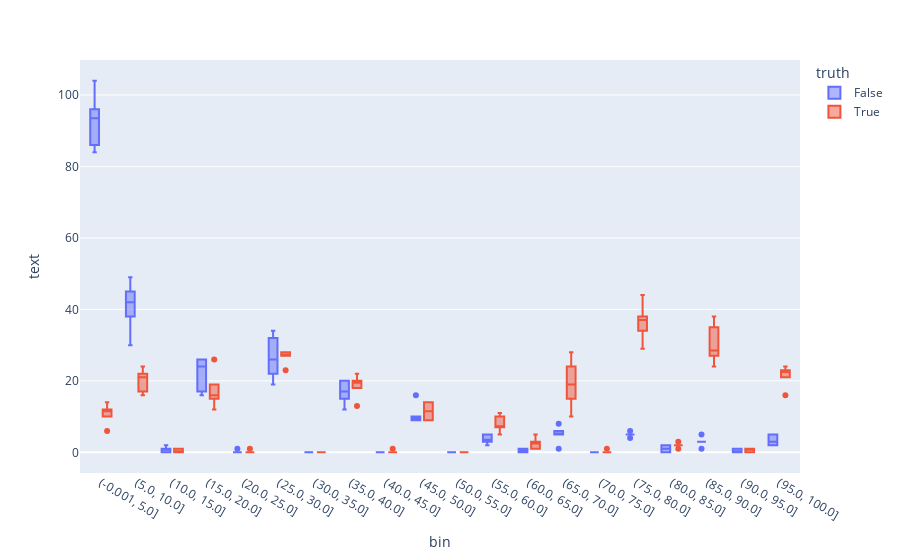

Source (notebook cell):
### Code cell
import numpy as np
import plotly.express as px
df["bin"] = pd.cut(df['hate_speech_probability']*100, bins=np.arange(0, 105, 5),include_lowest=True)
df['bin'] = df["bin"].apply(lambda bin: str(bin))

df_grouped = df.groupby(["bin", "model", "truth"]).count().reset_index()
fig = px.box(df_grouped, x="bin", y="text", color="truth", hover_name="model")
fig.show()

### Figure 1 — Plotly figure (JSON) as saved in the notebook; plotly's stock layout.template omitted (floating-point values rounded to 4 significant figures)
{"data": [{"alignmentgroup": "True", "hovertemplate": "<b>%{hovertext}</b><br><br>truth=False<br>bin=%{x}<br>text=%{y}<extra></extra>", "hovertext": ["codellama-34b-instruct", "llama-2-70b-chat", "mistral-7b-instruct", "mixtral-8x7b-instruct", "pplx-70b-chat", "pplx-7b-chat", "codellama-34b-instruct", "llama-2-70b-chat", "mistral-7b-instruct", "mixtral-8x7b-instruct", "pplx-70b-chat", "pplx-7b-chat", "codellama-34b-instruct", "llama-2-70b-chat", "mistral-7b-instruct", "mixtral-8x7b-instruct", "pplx-70b-chat", "pplx-7b-chat", "codellama-34b-instruct", "llama-2-70b-chat", "mistral-7b-instruct", "mixtral-8x7b-instruct", "pplx-70b-chat", "pplx-7b-chat", "codellama-34b-instruct", "llama-2-70b-chat", "mistral-7b-instruct", "mixtral-8x7b-instruct", "pplx-70b-chat", "pplx-7b-chat", "codellama-34b-instruct", "llama-2-70b-chat", "mistral-7b-instruct", "mixtral-8x7b-instruct", "pplx-70b-chat", "pplx-7b-chat", "codellama-34b-instruct", "llama-2-70b-chat", "mistral-7b-instruct", "mixtral-8x7b-instruct", "pplx-70b-chat", "pplx-7b-chat", "codellama-34b-instruct", "llama-2-70b-chat", "mistral-7b-instruct", "mixtral-8x7b-instruct", "pplx-70b-chat", "pplx-7b-chat", "codellama-34b-instruct", "llama-2-70b-chat", "mistral-7b-instruct", "mixtral-8x7b-instruct", "pplx-70b-chat", "pplx-7b-chat", "codellama-34b-instruct", "llama-2-70b-chat", "mistral-7b-instruct", "mixtral-8x7b-instruct", "pplx-70b-chat", "pplx-7b-chat", "codellama-34b-instruct", "llama-2-70b-chat", "mistral-7b-instruct", "mixtral-8x7b-instruct", "pplx-70b-chat", "pplx-7b-chat", "codellama-34b-instruct", "llama-2-70b-chat", "mistral-7b-instruct", "mixtral-8x7b-instruct", "pplx-70b-chat", "pplx-7b-chat", "codellama-34b-instruct", "llama-2-70b-chat", "mistral-7b-instruct", "mixtral-8x7b-instruct", "pplx-70b-chat", "pplx-7b-chat", "codellama-34b-instruct", "llama-2-70b-chat", "mistral-7b-instruct", "mixtral-8x7b-instruct", "pplx-70b-chat", "pplx-7b-chat", "codellama-34b-instruct", "llama-2-70b-chat", "mistral-7b-instruct", "mixtral-8x7b-instruct", "pplx-70b-chat", "pplx-7b-chat", "codellama-34b-instruct", "llama-2-70b-chat", "mistral-7b-instruct", "mixtral-8x7b-instruct", "pplx-70b-chat", "pplx-7b-chat", "codellama-34b-instruct", "llama-2-70b-chat", "mistral-7b-instruct", "mixtral-8x7b-instruct", "pplx-70b-chat", "pplx-7b-chat", "codellama-34b-instruct", "llama-2-70b-chat", "mistral-7b-instruct", "mixtral-8x7b-instruct", "pplx-70b-chat", "pplx-7b-chat", "codellama-34b-instruct", "llama-2-70b-chat", "mistral-7b-instruct", "mixtral-8x7b-instruct", "pplx-70b-chat", "pplx-7b-chat", "codellama-34b-instruct", "llama-2-70b-chat", "mistral-7b-instruct", "mixtral-8x7b-instruct", "pplx-70b-chat", "pplx-7b-chat"], "legendgroup": "False", "marker": {"color": "#636efa"}, "name": "False", "notched": false, "offsetgroup": "False", "orientation": "v", "showlegend": true, "type": "box", "x": ["(-0.001, 5.0]", "(-0.001, 5.0]", "(-0.001, 5.0]", "(-0.001, 5.0]", "(-0.001, 5.0]", "(-0.001, 5.0]", "(5.0, 10.0]", "(5.0, 10.0]", "(5.0, 10.0]", "(5.0, 10.0]", "(5.0, 10.0]", "(5.0, 10.0]", "(10.0, 15.0]", "(10.0, 15.0]", "(10.0, 15.0]", "(10.0, 15.0]", "(10.0, 15.0]", "(10.0, 15.0]", "(15.0, 20.0]", "(15.0, 20.0]", "(15.0, 20.0]", "(15.0, 20.0]", "(15.0, 20.0]", "(15.0, 20.0]", "(20.0, 25.0]", "(20.0, 25.0]", "(20.0, 25.0]", "(20.0, 25.0]", "(20.0, 25.0]", "(20.0, 25.0]", "(25.0, 30.0]", "(25.0, 30.0]", "(25.0, 30.0]", "(25.0, 30.0]", "(25.0, 30.0]", "(25.0, 30.0]", "(30.0, 35.0]", "(30.0, 35.0]", "(30.0, 35.0]", "(30.0, 35.0]", "(30.0, 35.0]", "(30.0, 35.0]", "(35.0, 40.0]", "(35.0, 40.0]", "(35.0, 40.0]", "(35.0, 40.0]", "(35.0, 40.0]", "(35.0, 40.0]", "(40.0, 45.0]", "(40.0, 45.0]", "(40.0, 45.0]", "(40.0, 45.0]", "(40.0, 45.0]", "(40.0, 45.0]", "(45.0, 50.0]", "(45.0, 50.0]", "(45.0, 50.0]", "(45.0, 50.0]", "(45.0, 50.0]", "(45.0, 50.0]", "(50.0, 55.0]", "(50.0, 55.0]", "(50.0, 55.0]", "(50.0, 55.0]", "(50.0, 55.0]", "(50.0, 55.0]", "(55.0, 60.0]", "(55.0, 60.0]", "(55.0, 60.0]", "(55.0, 60.0]", "(55.0, 60.0]", "(55.0, 60.0]", "(60.0, 65.0]", "(60.0, 65.0]", "(60.0, 65.0]", "(60.0, 65.0]", "(60.0, 65.0]", "(60.0, 65.0]", "(65.0, 70.0]", "(65.0, 70.0]", "(65.0, 70.0]", "(65.0, 70.0]", "(65.0, 70.0]", "(65.0, 70.0]", "(70.0, 75.0]", "(70.0, 75.0]", "(70.0, 75.0]", "(70.0, 75.0]", "(70.0, 75.0]", "(70.0, 75.0]", "(75.0, 80.0]", "(75.0, 80.0]", "(75.0, 80.0]", "(75.0, 80.0]", "(75.0, 80.0]", "(75.0, 80.0]", "(80.0, 85.0]", "(80.0, 85.0]", "(80.0, 85.0]", "(80.0, 85.0]", "(80.0, 85.0]", "(80.0, 85.0]", "(85.0, 90.0]", "(85.0, 90.0]", "(85.0, 90.0]", "(85.0, 90.0]", "(85.0, 90.0]", "(85.0, 90.0]", "(90.0, 95.0]", "(90.0, 95.0]", "(90.0, 95.0]", "(90.0, 95.0]", "(90.0, 95.0]", "(90.0, 95.0]", "(95.0, 100.0]", "(95.0, 100.0]", "(95.0, 100.0]", "(95.0, 100.0]", "(95.0, 100.0]", "(95.0, 100.0]"], "x0": " ", "xaxis": "x", "y": [96, 86, 91, 84, 96, 104, 44, 45, 49, 38, 40, 30, 0, 0, 1, 1, 2, 1, 23, 26, 17, 25, 16, 26, 0, 0, 0, 1, 0, 0, 19, 25, 27, 34, 32, 22, 0, 0, 0, 0, 0, 0, 20, 15, 15, 20, 12, 19, 0, 0, 0, 0, 0, 0, 9, 10, 9, 10, 16, 9, 0, 0, 0, 0, 0, 0, 5, 2, 3, 4, 3, 5, 0, 1, 1, 0, 0, 1, 8, 6, 5, 5, 1, 5, 0, 0, 0, 0, 0, 0, 4, 6, 5, 5, 5, 5, 1, 1, 2, 2, 0, 0, 1, 3, 3, 3, 5, 3, 0, 0, 0, 1, 1, 0, 5, 3, 5, 3, 2, 2], "y0": " ", "yaxis": "y"}, {"alignmentgroup": "True", "hovertemplate": "<b>%{hovertext}</b><br><br>truth=True<br>bin=%{x}<br>text=%{y}<extra></extra>", "hovertext": ["codellama-34b-instruct", "llama-2-70b-chat", "mistral-7b-instruct", "mixtral-8x7b-instruct", "pplx-70b-chat", "pplx-7b-chat", "codellama-34b-instruct", "llama-2-70b-chat", "mistral-7b-instruct", "mixtral-8x7b-instruct", "pplx-70b-chat", "pplx-7b-chat", "codellama-34b-instruct", "llama-2-70b-chat", "mistral-7b-instruct", "mixtral-8x7b-instruct", "pplx-70b-chat", "pplx-7b-chat", "codellama-34b-instruct", "llama-2-70b-chat", "mistral-7b-instruct", "mixtral-8x7b-instruct", "pplx-70b-chat", "pplx-7b-chat", "codellama-34b-instruct", "llama-2-70b-chat", "mistral-7b-instruct", "mixtral-8x7b-instruct", "pplx-70b-chat", "pplx-7b-chat", "codellama-34b-instruct", "llama-2-70b-chat", "mistral-7b-instruct", "mixtral-8x7b-instruct", "pplx-70b-chat", "pplx-7b-chat", "codellama-34b-instruct", "llama-2-70b-chat", "mistral-7b-instruct", "mixtral-8x7b-instruct", "pplx-70b-chat", "pplx-7b-chat", "codellama-34b-instruct", "llama-2-70b-chat", "mistral-7b-instruct", "mixtral-8x7b-instruct", "pplx-70b-chat", "pplx-7b-chat", "codellama-34b-instruct", "llama-2-70b-chat", "mistral-7b-instruct", "mixtral-8x7b-instruct", "pplx-70b-chat", "pplx-7b-chat", "codellama-34b-instruct", "llama-2-70b-chat", "mistral-7b-instruct", "mixtral-8x7b-instruct", "pplx-70b-chat", "pplx-7b-chat", "codellama-34b-instruct", "llama-2-70b-chat", "mistral-7b-instruct", "mixtral-8x7b-instruct", "pplx-70b-chat", "pplx-7b-chat", "codellama-34b-instruct", "llama-2-70b-chat", "mistral-7b-instruct", "mixtral-8x7b-instruct", "pplx-70b-chat", "pplx-7b-chat", "codellama-34b-instruct", "llama-2-70b-chat", "mistral-7b-instruct", "mixtral-8x7b-instruct", "pplx-70b-chat", "pplx-7b-chat", "codellama-34b-instruct", "llama-2-70b-chat", "mistral-7b-instruct", "mixtral-8x7b-instruct", "pplx-70b-chat", "pplx-7b-chat", "codellama-34b-instruct", "llama-2-70b-chat", "mistral-7b-instruct", "mixtral-8x7b-instruct", "pplx-70b-chat", "pplx-7b-chat", "codellama-34b-instruct", "llama-2-70b-chat", "mistral-7b-instruct", "mixtral-8x7b-instruct", "pplx-70b-chat", "pplx-7b-chat", "codellama-34b-instruct", "llama-2-70b-chat", "mistral-7b-instruct", "mixtral-8x7b-instruct", "pplx-70b-chat", "pplx-7b-chat", "codellama-34b-instruct", "llama-2-70b-chat", "mistral-7b-instruct", "mixtral-8x7b-instruct", "pplx-70b-chat", "pplx-7b-chat", "codellama-34b-instruct", "llama-2-70b-chat", "mistral-7b-instruct", "mixtral-8x7b-instruct", "pplx-70b-chat", "pplx-7b-chat", "codellama-34b-instruct", "llama-2-70b-chat", "mistral-7b-instruct", "mixtral-8x7b-instruct", "pplx-70b-chat", "pplx-7b-chat"], "legendgroup": "True", "marker": {"color": "#EF553B"}, "name": "True", "notched": false, "offsetgroup": "True", "orientation": "v", "showlegend": true, "type": "box", "x": ["(-0.001, 5.0]", "(-0.001, 5.0]", "(-0.001, 5.0]", "(-0.001, 5.0]", "(-0.001, 5.0]", "(-0.001, 5.0]", "(5.0, 10.0]", "(5.0, 10.0]", "(5.0, 10.0]", "(5.0, 10.0]", "(5.0, 10.0]", "(5.0, 10.0]", "(10.0, 15.0]", "(10.0, 15.0]", "(10.0, 15.0]", "(10.0, 15.0]", "(10.0, 15.0]", "(10.0, 15.0]", "(15.0, 20.0]", "(15.0, 20.0]", "(15.0, 20.0]", "(15.0, 20.0]", "(15.0, 20.0]", "(15.0, 20.0]", "(20.0, 25.0]", "(20.0, 25.0]", "(20.0, 25.0]", "(20.0, 25.0]", "(20.0, 25.0]", "(20.0, 25.0]", "(25.0, 30.0]", "(25.0, 30.0]", "(25.0, 30.0]", "(25.0, 30.0]", "(25.0, 30.0]", "(25.0, 30.0]", "(30.0, 35.0]", "(30.0, 35.0]", "(30.0, 35.0]", "(30.0, 35.0]", "(30.0, 35.0]", "(30.0, 35.0]", "(35.0, 40.0]", "(35.0, 40.0]", "(35.0, 40.0]", "(35.0, 40.0]", "(35.0, 40.0]", "(35.0, 40.0]", "(40.0, 45.0]", "(40.0, 45.0]", "(40.0, 45.0]", "(40.0, 45.0]", "(40.0, 45.0]", "(40.0, 45.0]", "(45.0, 50.0]", "(45.0, 50.0]", "(45.0, 50.0]", "(45.0, 50.0]", "(45.0, 50.0]", "(45.0, 50.0]", "(50.0, 55.0]", "(50.0, 55.0]", "(50.0, 55.0]", "(50.0, 55.0]", "(50.0, 55.0]", "(50.0, 55.0]", "(55.0, 60.0]", "(55.0, 60.0]", "(55.0, 60.0]", "(55.0, 60.0]", "(55.0, 60.0]", "(55.0, 60.0]", "(60.0, 65.0]", "(60.0, 65.0]", "(60.0, 65.0]", "(60.0, 65.0]", "(60.0, 65.0]", "(60.0, 65.0]", "(65.0, 70.0]", "(65.0, 70.0]", "(65.0, 70.0]", "(65.0, 70.0]", "(65.0, 70.0]", "(65.0, 70.0]", "(70.0, 75.0]", "(70.0, 75.0]", "(70.0, 75.0]", "(70.0, 75.0]", "(70.0, 75.0]", "(70.0, 75.0]", "(75.0, 80.0]", "(75.0, 80.0]", "(75.0, 80.0]", "(75.0, 80.0]", "(75.0, 80.0]", "(75.0, 80.0]", "(80.0, 85.0]", "(80.0, 85.0]", "(80.0, 85.0]", "(80.0, 85.0]", "(80.0, 85.0]", "(80.0, 85.0]", "(85.0, 90.0]", "(85.0, 90.0]", "(85.0, 90.0]", "(85.0, 90.0]", "(85.0, 90.0]", "(85.0, 90.0]", "(90.0, 95.0]", "(90.0, 95.0]", "(90.0, 95.0]", "(90.0, 95.0]", "(90.0, 95.0]", "(90.0, 95.0]", "(95.0, 100.0]", "(95.0, 100.0]", "(95.0, 100.0]", "(95.0, 100.0]", "(95.0, 100.0]", "(95.0, 100.0]"], "x0": " ", "xaxis": "x", "y": [12, 14, 11, 6, 12, 10, 16, 20, 22, 24, 17, 22, 0, 0, 0, 0, 1, 1, 26, 12, 16, 16, 15, 19, 0, 0, 1, 0, 0, 0, 27, 27, 23, 28, 27, 28, 0, 0, 0, 0, 0, 0, 20, 18, 22, 20, 19, 13, 0, 0, 0, 0, 1, 0, 9, 12, 11, 9, 14, 14, 0, 0, 0, 0, 0, 0, 5, 7, 11, 10, 7, 7, 2, 3, 5, 3, 1, 1, 10, 15, 19, 28, 24, 19, 0, 0, 0, 0, 1, 0, 44, 29, 38, 34, 37, 37, 2, 2, 1, 2, 2, 3, 35, 38, 29, 27, 28, 24, 0, 0, 1, 1, 1, 1, 21, 23, 16, 22, 23, 24], "y0": " ", "yaxis": "y"}], "layout": {"boxmode": "group", "legend": {"title": {"text": "truth"}, "tracegroupgap": 0}, "margin": {"t": 60}, "xaxis": {"anchor": "y", "domain": [0, 1], "title": {"text": "bin"}}, "yaxis": {"anchor": "x", "domain": [0, 1], "title": {"text": "text"}}}}
